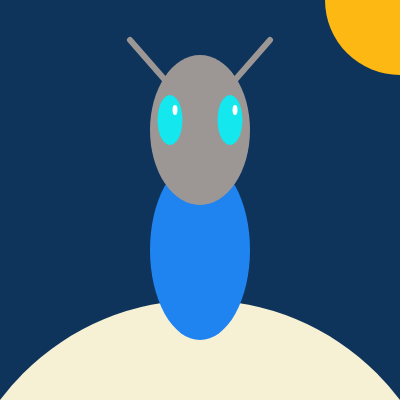
Frame 1 (no input)
Frame 60 (no input): identical to frame 1, image omitted
Frame 120 (the mouse pressed at the canvas centre since frame 60): identical to frame 1, image omitted

The p5.js sketch that drew this single still picture (run headless with seeded random() and noise() and a simulated clock; from frame 60 on, the mouse is pressed at the canvas centre):

// p5.js sketch
// ── sketch.js
function setup() {
  createCanvas(400, 400);
  background(220);
}

function draw() {
  background(15,52,92);
  
  //Sun
  noStroke();
  fill(253, 184, 19)
  circle(400,0, 150)
  
  //Moon
  fill(246,241,213)
  circle(200, 550, 500)
  
  
  // Alien body
  fill(32, 132, 240); // Green color
  noStroke();
  ellipse(200, 250, 100, 180); // Body
  
  // Alien Head
  fill(156, 150, 149); // Green color
  noStroke();
  ellipse(200, 130, 100, 150); // Body

  // Alien eyes
  fill(20,231,237); // White color
  ellipse(170, 120, 25, 50); // Left eye
  ellipse(230, 120, 25, 50); // Right eye
  
  // Pupils
  fill(255); // Black color
  ellipse(175, 110, 5, 10); // Left pupil
  ellipse(235, 110,5,10);
  
  // Alien antennae
  stroke(156, 150, 149); // Green color
  strokeWeight(6);
  line(165, 80, 130, 40); // Left antenna
  line(235, 80, 270, 40); // Right antenna
  
  
}
